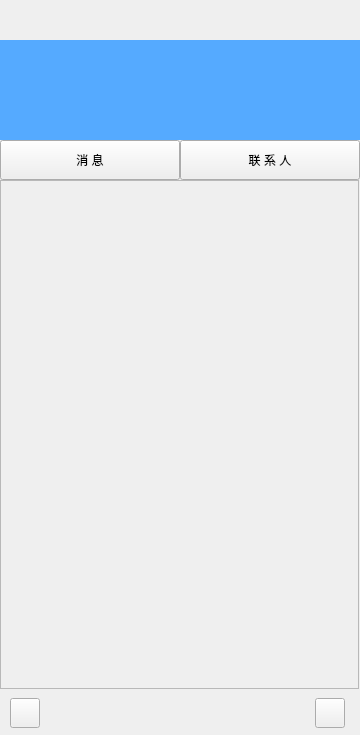
<?xml version="1.0" encoding="UTF-8"?>
<ui version="4.0">
 <class>ListWidget</class>
 <widget class="QWidget" name="ListWidget">
  <property name="geometry">
   <rect>
    <x>0</x>
    <y>0</y>
    <width>360</width>
    <height>735</height>
   </rect>
  </property>
  <property name="windowTitle">
   <string>ListWidget</string>
  </property>
  <widget class="QWidget" name="layoutWidget">
   <property name="geometry">
    <rect>
     <x>0</x>
     <y>180</y>
     <width>361</width>
     <height>511</height>
    </rect>
   </property>
   <layout class="QVBoxLayout" name="verticalLayout">
    <property name="spacing">
     <number>0</number>
    </property>
    <item>
     <widget class="QStackedWidget" name="stackedWidget">
      <property name="currentIndex">
       <number>0</number>
      </property>
      <widget class="QWidget" name="messagepage">
       <widget class="QScrollArea" name="newslist">
        <property name="geometry">
         <rect>
          <x>0</x>
          <y>0</y>
          <width>359</width>
          <height>509</height>
         </rect>
        </property>
        <property name="widgetResizable">
         <bool>true</bool>
        </property>
        <widget class="QWidget" name="scrollAreaWidgetContents">
         <property name="geometry">
          <rect>
           <x>0</x>
           <y>0</y>
           <width>357</width>
           <height>507</height>
          </rect>
         </property>
        </widget>
       </widget>
      </widget>
      <widget class="QWidget" name="friendspage"/>
     </widget>
    </item>
   </layout>
  </widget>
  <widget class="QWidget" name="horizontalLayoutWidget">
   <property name="geometry">
    <rect>
     <x>20</x>
     <y>40</y>
     <width>331</width>
     <height>101</height>
    </rect>
   </property>
   <layout class="QHBoxLayout" name="userLayout"/>
  </widget>
  <widget class="QPushButton" name="addFri">
   <property name="geometry">
    <rect>
     <x>10</x>
     <y>698</y>
     <width>30</width>
     <height>30</height>
    </rect>
   </property>
   <property name="text">
    <string/>
   </property>
  </widget>
  <widget class="QPushButton" name="mode">
   <property name="geometry">
    <rect>
     <x>315</x>
     <y>698</y>
     <width>30</width>
     <height>30</height>
    </rect>
   </property>
   <property name="text">
    <string/>
   </property>
  </widget>
  <widget class="QLabel" name="userBox">
   <property name="geometry">
    <rect>
     <x>0</x>
     <y>40</y>
     <width>360</width>
     <height>100</height>
    </rect>
   </property>
   <property name="styleSheet">
    <string notr="true">background-color: rgb(85, 170, 255);</string>
   </property>
   <property name="text">
    <string/>
   </property>
  </widget>
  <widget class="QLabel" name="toolBar">
   <property name="geometry">
    <rect>
     <x>0</x>
     <y>690</y>
     <width>360</width>
     <height>50</height>
    </rect>
   </property>
   <property name="styleSheet">
    <string notr="true"/>
   </property>
   <property name="text">
    <string/>
   </property>
  </widget>
  <widget class="QPushButton" name="messagepushButton">
   <property name="enabled">
    <bool>true</bool>
   </property>
   <property name="geometry">
    <rect>
     <x>0</x>
     <y>140</y>
     <width>180</width>
     <height>40</height>
    </rect>
   </property>
   <property name="styleSheet">
    <string notr="true"/>
   </property>
   <property name="text">
    <string>消 息</string>
   </property>
  </widget>
  <widget class="QPushButton" name="friendspushButton">
   <property name="geometry">
    <rect>
     <x>180</x>
     <y>140</y>
     <width>180</width>
     <height>40</height>
    </rect>
   </property>
   <property name="styleSheet">
    <string notr="true"/>
   </property>
   <property name="text">
    <string>联 系 人</string>
   </property>
  </widget>
  <zorder>friendspushButton</zorder>
  <zorder>toolBar</zorder>
  <zorder>userBox</zorder>
  <zorder>layoutWidget</zorder>
  <zorder>horizontalLayoutWidget</zorder>
  <zorder>addFri</zorder>
  <zorder>mode</zorder>
  <zorder>messagepushButton</zorder>
 </widget>
 <resources/>
 <connections/>
</ui>
